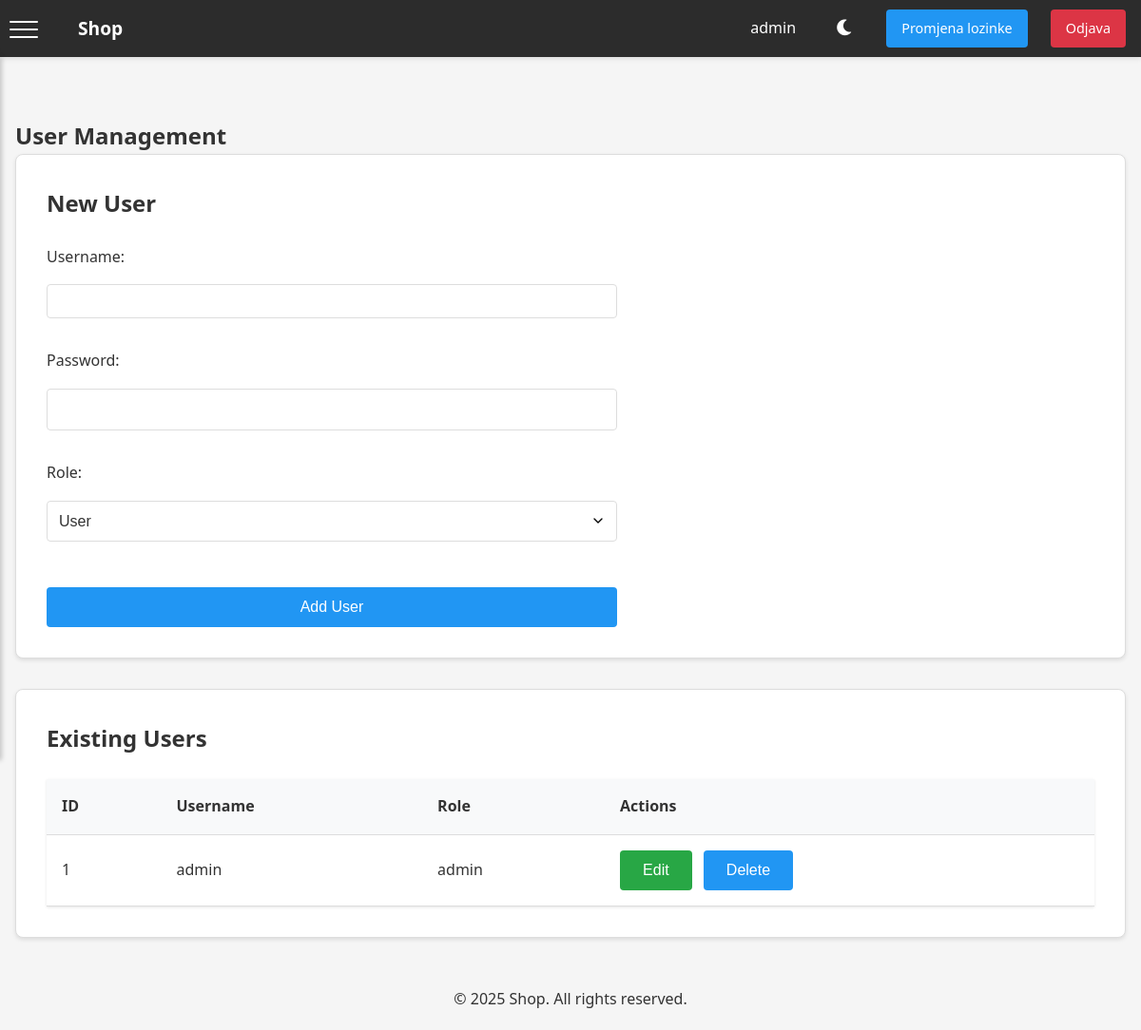
The page /admin/users.php (signed in) on the database its author committed.
### tables this page shows
CREATE TABLE users (
    id INT AUTO_INCREMENT PRIMARY KEY,
    username VARCHAR(50) NOT NULL UNIQUE,
    password VARCHAR(255) NOT NULL,
    role ENUM('admin', 'user') NOT NULL DEFAULT 'user',
    created_at TIMESTAMP DEFAULT CURRENT_TIMESTAMP,
    updated_at TIMESTAMP DEFAULT CURRENT_TIMESTAMP ON UPDATE CURRENT_TIMESTAMP
);

### admin/users.php (the view, shortened to what this page needs)
<?php
require_once '../includes/config.php';
require_once '../includes/header.php';
$stmt = $pdo->query("SELECT * FROM users ORDER BY username");
$users = $stmt->fetchAll();
?>
<div class="admin-container">
    <h2>User Management</h2>
    <div class="form-section">
        <h3>New User</h3>
        <form method="POST" class="admin-form">
            <div class="form-group">
                <label for="username">Username:</label>
                <input type="text" id="username" name="username" required>
            </div>
            <div class="form-group">
                <label for="password">Password:</label>
                <input type="password" id="password" name="password" required>
            </div>
            <div class="form-group">
                <label for="role">Role:</label>
                <select id="role" name="role" required>
                    <option value="user">User</option>
                </select>
            </div>
            <button type="submit">Add User</button>
        </form>
    </div>
    <div class="list-section">
        <h3>Existing Users</h3>
        <table class="admin-table">
            <thead>
                <tr>
                    <th>ID</th>
                    <th>Username</th>
                    <th>Role</th>
                    <th>Actions</th>
                </tr>
            </thead>
            <tbody>
                <?php foreach ($users as $user): ?>
                    <tr>
                        <td><?php echo $user['id']; ?></td>
                        <td><?php echo htmlspecialchars($user['username']); ?></td>
                        <td><?php echo $user['role']; ?></td>
                        <td>
                            <button class="btn-edit" onclick="editUser(<?php echo $user['id']; ?>)">Edit</button>
                            <form method="POST" style="display: inline;">
                                <button type="submit" class="btn-delete" onclick="return confirm('Are you sure?')">Delete</button>
                            </form>
                        </td>
                    </tr>
                <?php endforeach; ?>
            </tbody>
        </table>
    </div>
</div>
<?php require_once '../includes/footer.php'; ?>

### includes/header.php (shortened to what this page needs)
<?php
require_once __DIR__ . '/../config/database.php';
try {
    $stmt = $pdo->prepare("SELECT * FROM users WHERE id = ?");
    $stmt->execute([$_SESSION['user_id']]);
    $currentUser = $stmt->fetch();
} catch (PDOException $e) {
    error_log("Error in header.php: " . $e->getMessage());
    $currentUser = null;
    $currentTour = null;
    $tours = [];
    $notes = [];
}
$rootPath = '';
if (strpos($_SERVER['PHP_SELF'], '/admin/') !== false) {
    $rootPath = '../';
}
?>
<!DOCTYPE html>
<html lang="hr">
<head>
    <link rel="stylesheet" href="<?php echo $rootPath; ?>assets/css/main.css">
    <?php if (isset($_SESSION['role']) && $_SESSION['role'] === 'admin'): ?>
        <link rel="stylesheet" href="<?php echo $rootPath; ?>assets/css/admin.css">
    <?php endif; ?>
    <link rel="stylesheet" href="https://cdnjs.cloudflare.com/ajax/libs/font-awesome/6.0.0/css/all.min.css">
    <link rel="stylesheet" href="<?php echo $rootPath; ?>assets/css/dark-mode.css">
</head>
<body>
    <div class="header">
        <div class="header-content">
            <button class="mobile-menu-btn" id="mobileMenuBtn">
                <span></span>
                <span></span>
                <span></span>
            </button>
            <a href="<?php echo $rootPath; ?>index.php" class="logo">Shop</a>
            <div class="user-menu">
                <?php if ($currentUser): ?>
                    <span><?php echo htmlspecialchars($currentUser['username']); ?></span>
                <?php endif; ?>
                <button id="darkModeToggle" class="dark-mode-toggle">
                    <i class="fas fa-moon"></i>
                </button>
                <a href="change_password.php" class="password-btn">Promjena lozinke</a>
                <a href="../logout.php" class="logout-btn">Odjava</a>
            </div>
        </div>
    </div>
    <div class="content">
    </div>
</body>
</html>

### assets/css/main.css (style rules this page uses)
:root { --primary-color: #2c2c2c; --secondary-color: #1a1a1a; --accent-color: #3498db; --background-color: #f5f5f5; --text-color: #333; --border-color: #ddd; --success-color: #28a745; --warning-color: #ffc107; --error-color: #dc3545; --card-background: #fff; --input-background: #fff; --input-text: #333; --input-border: #ddd; --button-primary: #4a90e2; --button-primary-hover: #357abd; --button-success: #28a745; --button-success-hover: #218838; --button-danger: #dc3545; --button-danger-hover: #c82333; --table-header: #f8f9fa; --table-row-hover: #f8f9fa; --modal-background: #fff; --modal-border: #ddd; --message-success-bg: #d4edda; --message-success-border: #c3e6cb; --message-error-bg: #f8d7da; --message-error-border: #f5c6cb; --select-background: #fff; --select-text: #333; --select-border: #ddd; }
.header { background-color: var(--primary-color); color: white; padding: 0; position: fixed; width: 100%; top: 0; z-index: 1000; box-shadow: 0 2px 5px rgba(0,0,0,0.2); border-bottom-left-radius: 10px; border-bottom-right-radius: 10px; }
.header-content { display: flex; align-items: center; height: 60px; border-bottom-left-radius: 10px; border-bottom-right-radius: 10px; background-color: var(--primary-color); }
.mobile-menu-btn { display: none; background: none; border: none; color: white; font-size: 1.5rem; cursor: pointer; padding: 0.5rem; width: 50px; text-align: center; }
.logo { font-size: 1.2rem; font-weight: bold; color: white; text-decoration: none; padding: 0 1rem; text-align: center; }
.user-menu { display: none; margin-left: auto; padding-right: 1rem; }
@media screen and (min-width: 768px) { .header-content { max-width: 1200px; margin: 0 auto; padding: 0 2rem; } }
@media screen and (min-width: 768px) { .user-menu { display: flex; align-items: center; } }
@media screen and (min-width: 768px) { .logo { text-align: left; } }
.logout-btn { background-color: var(--button-danger); color: white; padding: 0.5rem 1rem; border-radius: 4px; text-decoration: none; font-size: 0.9rem; }
.content { margin-top: 60px; padding: 1rem; }
.password-btn { background-color: var(--button-primary); color: white; padding: 0.5rem 1rem; border-radius: 4px; text-decoration: none; font-size: 0.9rem; }
* { margin: 0; padding: 0; box-sizing: border-box; }
body { font-family: 'Segoe UI', Tahoma, Geneva, Verdana, sans-serif; background-color: var(--background-color); color: var(--text-color); line-height: 1.6; min-height: 100vh; }
.form-section { background: white; padding: 20px; border-radius: 8px; box-shadow: 0 2px 4px rgba(0,0,0,0.1); margin-bottom: 20px; }
.form-group { margin-bottom: 1rem; }
.form-group label { display: block; margin-bottom: 0.5rem; font-weight: 500; }
.form-group input[type="text"], .form-group input[type="number"], .form-group input[type="email"], .form-group input[type="tel"], .form-group select, .form-group textarea { width: 100%; padding: 8px; border: 1px solid #ddd; border-radius: 4px; font-size: 1rem; }
select { background-color: var(--select-background); color: var(--select-text); border: 1px solid var(--select-border); cursor: pointer; appearance: none; -webkit-appearance: none; -moz-appearance: none; background-repeat: no-repeat; background-position: right 0.7rem center; background-size: 1em; padding-right: 2.5rem; }
.list-section { background: white; padding: 20px; border-radius: 8px; box-shadow: 0 2px 4px rgba(0,0,0,0.1); margin-top: 20px; }
.list-section h3 { margin-top: 0; color: var(--text-color); font-size: 1.5rem; margin-bottom: 1.5rem; }
.form-section button[type="submit"] { padding: 0.75rem 1.5rem; border: none; border-radius: 4px; font-size: 1rem; cursor: pointer; transition: background-color 0.2s; background-color: var(--button-primary); color: white; width: auto; margin-top: 1rem; }

### assets/css/dark-mode.css (style rules this page uses)
.dark-mode-toggle { background: none; border: none; color: white; cursor: pointer; padding: 10px; font-size: 1.2em; }

### rows shown on the page
users: username "admin", id "1", role "admin"
